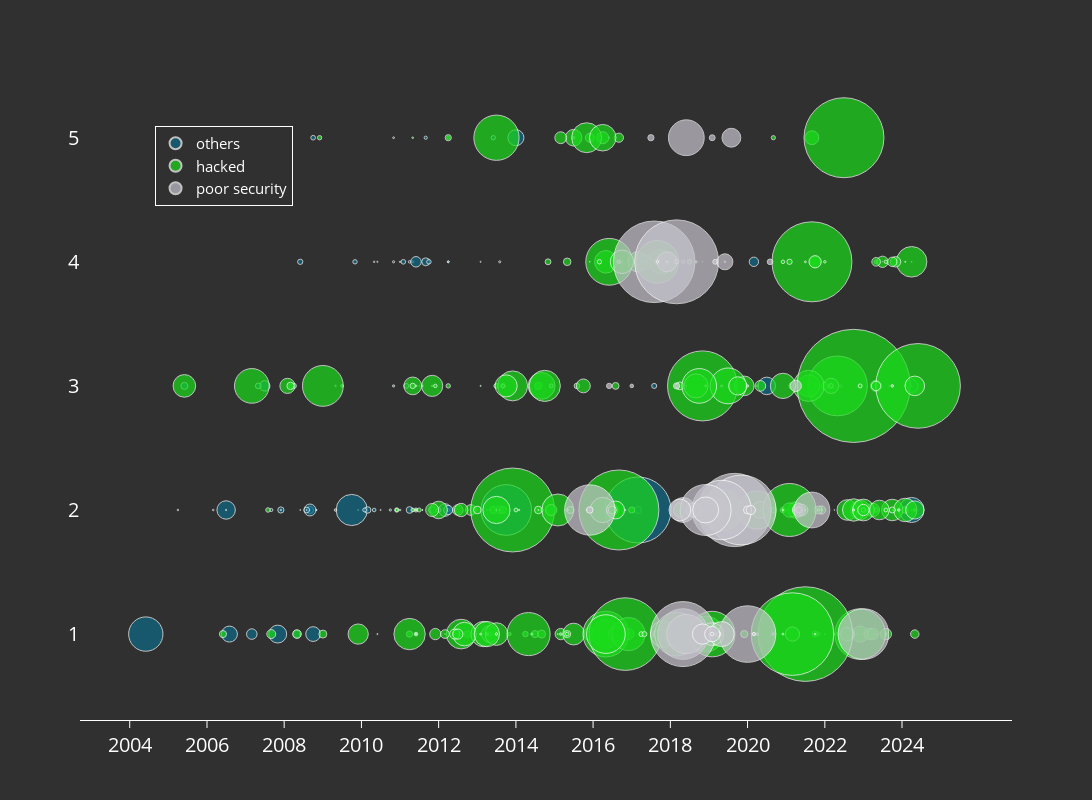

Notebook cell for this chart:
### Markdown cell above
### 2.4.3. Create viz

### Code cell
viz4['method_grouped'] = viz4['method'].apply(
    lambda x: x if ((x == 'hacked') or (x == 'poor security')) else 'others'
)

fig4 = px.scatter(
    viz4,
    x="date",
    y="data sensitivity",
    size="records lost",
    color="method_grouped",
    color_discrete_map={
        "hacked": "#1adc1b",
        "poor security": "#c7c5cd",
        "others": '#0D6986'
    },
    size_max=80
)

fig4.update_layout(
    paper_bgcolor="#303030",
    plot_bgcolor="#303030",
    width=1300,
    height=800,
    xaxis=dict(
        showline=True,
        linecolor='white',
        showgrid=False,
        ticks="outside",
        tickcolor="white",
        ticklen=7,
        tickfont=dict(size=20, color='white'),
        tickvals=[year for year in range(2004, 2025, 2)],
        ticktext=[str(year) for year in range(2004, 2025, 2)],
        title=None
    ),
    yaxis=dict(
        showline=False,
        showgrid=False,
        tickfont=dict(size=20, color='white'),
        title=None
    ),
    legend=dict(
        font=dict(
            size=15,
            color='white'
        ),
        x=0.08,
        y=0.9,
        bgcolor="rgba(0, 0, 0, 0)",
        bordercolor="white",
        borderwidth=1,
        title=dict(
            text="",
            font=dict(
                color='white'
            )
        )
    )
)

fig4.show()

# Export the figure to an image (ensures fixed layout)
pio.write_image(fig4, "viz4/viz4_capstone_NMN.svg", width=1300, height=800)

### Figure 1 — Plotly figure (JSON) as saved in the notebook; plotly's stock layout.template omitted (floating-point values rounded to 4 significant figures; data arrays with more than 128 entries replaced by an {"elided": "..."} marker saying what was removed)
{"data": [{"hovertemplate": "method_grouped=others<br>date=%{x}<br>data sensitivity=%{y}<br>records lost=%{marker.size}<extra></extra>", "legendgroup": "others", "marker": {"color": "#0D6986", "size": [92000000, 13200, 6000000, 800000, 500000, 5000000, 2400000, 2400000, 4500000, 113000, 17000000, 8637405, 25000000, 20000000, 200000, 200000, 26500000, 3950000, 50500, 3000000, 160000, 800000, 11100000, 72000, 4200000, 43000, 3500000, 12367232, 131000, 76000000, 105470, 3300000, 392000, 4243434, 5200000, 700000, 102153, 800000, 6500000, 1800000, 200000000, 170000, 3700000, 340000000, 100000, 150000, 5190396, 4000000, 89000, 97000, 2500000, 84000, 49000000, 1220000, 1023209, 2300000, 2100000, 1000000, 24000000, 2000000, 2000000, 500000, 1900000, 34000, 8500000, 3900000, 2600000, 13400000, 514330, 4901432, 398000, 344579, 100000, 30, 550000, 1600000, 2200000, 6900000, 1700000, 934000, 1500000, 130495, 315000, 228000, 400000, 8600000, 180111, 260000, 1700000, 112000, 1500000, 1100, 20000000, 800000], "sizemode": "area", "sizeref": 156250, "symbol": "circle"}, "mode": "markers", "name": "others", "orientation": "v", "showlegend": true, "type": "scatter", "x": ["2004-06-01T00:00:00", "2023-02-01T00:00:00", "2013-06-01T00:00:00", "2022-05-01T00:00:00", "2020-12-01T00:00:00", "2018-11-01T00:00:00", "2020-09-01T00:00:00", "2019-01-01T00:00:00", "2008-05-01T00:00:00", "2008-06-01T00:00:00", "2008-10-01T00:00:00", "2007-03-01T00:00:00", "2007-11-01T00:00:00", "2006-08-01T00:00:00", "2005-04-01T00:00:00", "2006-03-01T00:00:00", "2006-07-01T00:00:00", "2008-09-01T00:00:00", "2008-09-01T00:00:00", "2007-12-01T00:00:00", "2007-12-01T00:00:00", "2007-09-01T00:00:00", "2008-09-01T00:00:00", "2008-06-01T00:00:00", "2019-06-01T00:00:00", "2011-08-01T00:00:00", "2011-04-01T00:00:00", "2012-03-01T00:00:00", "2009-12-01T00:00:00", "2009-10-01T00:00:00", "2010-07-01T00:00:00", "2010-03-01T00:00:00", "2010-10-01T00:00:00", "2011-11-01T00:00:00", "2020-03-01T00:00:00", "2018-12-01T00:00:00", "2012-04-01T00:00:00", "2012-04-01T00:00:00", "2012-04-01T00:00:00", "2012-01-01T00:00:00", "2013-10-01T00:00:00", "2013-05-01T00:00:00", "2017-03-01T00:00:00", "2017-03-01T00:00:00", "2013-01-01T00:00:00", "2013-07-01T00:00:00", "2014-12-01T00:00:00", "2013-08-01T00:00:00", "2008-11-01T00:00:00", "2008-11-01T00:00:00", "2008-08-01T00:00:00", "2008-08-01T00:00:00", "2024-04-01T00:00:00", "2010-02-01T00:00:00", "2010-05-01T00:00:00", "2023-05-01T00:00:00", "2008-04-01T00:00:00", "2008-03-01T00:00:00", "2020-07-01T00:00:00", "2017-08-01T00:00:00", "2013-09-01T00:00:00", "2022-06-01T00:00:00", "2011-03-01T00:00:00", "2011-07-01T00:00:00", "2007-07-01T00:00:00", "2005-06-01T00:00:00", "2007-05-01T00:00:00", "2024-04-01T00:00:00", "2011-04-01T00:00:00", "2011-09-01T00:00:00", "2010-11-01T00:00:00", "2013-08-01T00:00:00", "2013-02-01T00:00:00", "2015-03-01T00:00:00", "2016-10-01T00:00:00", "2011-10-01T00:00:00", "2008-06-01T00:00:00", "2020-03-01T00:00:00", "2011-02-01T00:00:00", "2018-05-01T00:00:00", "2009-11-01T00:00:00", "2010-06-01T00:00:00", "2012-04-01T00:00:00", "2012-04-01T00:00:00", "2011-05-01T00:00:00", "2011-06-01T00:00:00", "2010-05-01T00:00:00", "2010-11-01T00:00:00", "2008-10-01T00:00:00", "2016-06-01T00:00:00", "2013-06-01T00:00:00", "2016-03-01T00:00:00", "2014-01-01T00:00:00", "2011-09-01T00:00:00"], "xaxis": "x", "y": [1, 1, 1, 1, 1, 1, 1, 1, 1, 1, 1, 1, 1, 1, 2, 2, 2, 2, 2, 2, 2, 2, 2, 2, 2, 2, 2, 2, 2, 2, 2, 2, 2, 2, 2, 2, 2, 2, 2, 2, 2, 2, 2, 2, 2, 2, 2, 2, 2, 2, 2, 2, 2, 2, 2, 2, 3, 3, 3, 3, 3, 3, 3, 3, 3, 3, 3, 3, 4, 4, 4, 4, 4, 4, 4, 4, 4, 4, 4, 4, 4, 4, 4, 4, 4, 4, 4, 5, 5, 5, 5, 5, 5, 5], "yaxis": "y"}, {"hovertemplate": "method_grouped=hacked<br>date=%{x}<br>data sensitivity=%{y}<br>records lost=%{marker.size}<extra></extra>", "legendgroup": "hacked", "marker": {"color": "#1adc1b", "size": {"elided": "337 int values"}, "sizemode": "area", "sizeref": 156250, "symbol": "circle"}, "mode": "markers", "name": "hacked", "orientation": "v", "showlegend": true, "type": "scatter", "x": {"elided": "337 str values"}, "xaxis": "x", "y": {"elided": "337 int values"}, "yaxis": "y"}, {"hovertemplate": "method_grouped=poor security<br>date=%{x}<br>data sensitivity=%{y}<br>records lost=%{marker.size}<extra></extra>", "legendgroup": "poor security", "marker": {"color": "#c7c5cd", "size": [200000000, 200000, 52000, 50000, 200000000, 120000000, 330000000, 32000000, 250000000, 900000, 49000000, 2000000, 18000000, 1000000, 125000, 419000000, 380000000, 14000000, 275265298, 5000000, 6500000, 309000, 48000000, 14800000, 202000000, 52500000, 37000000, 175350, 76000, 133000, 146000, 198000000, 3300000, 13124962, 3000000, 100000000, 4000, 296019, 512000, 10000000, 2200000, 420873, 1000000, 3000000, 520000000, 31000000, 300000, 1300000, 550000000, 1800000, 20000000, 2500000, 540000, 3000000, 100000000, 27800000, 2700000], "sizemode": "area", "sizeref": 156250, "symbol": "circle"}, "mode": "markers", "name": "poor security", "orientation": "v", "showlegend": true, "type": "scatter", "x": ["2023-01-01T00:00:00", "2021-10-01T00:00:00", "2014-06-01T00:00:00", "2015-02-01T00:00:00", "2018-05-01T00:00:00", "2018-06-01T00:00:00", "2018-05-01T00:00:00", "2018-11-01T00:00:00", "2020-01-01T00:00:00", "2020-03-01T00:00:00", "2019-05-01T00:00:00", "2019-04-01T00:00:00", "2019-02-01T00:00:00", "2019-02-01T00:00:00", "2006-07-01T00:00:00", "2019-09-01T00:00:00", "2019-11-01T00:00:00", "2018-09-01T00:00:00", "2019-05-01T00:00:00", "2020-01-01T00:00:00", "2020-02-01T00:00:00", "2018-11-01T00:00:00", "2018-05-01T00:00:00", "2018-08-01T00:00:00", "2018-12-01T00:00:00", "2018-12-01T00:00:00", "2018-04-01T00:00:00", "2011-06-01T00:00:00", "2014-08-01T00:00:00", "2021-12-01T00:00:00", "2014-02-01T00:00:00", "2015-12-01T00:00:00", "2015-12-01T00:00:00", "2021-05-01T00:00:00", "2021-05-01T00:00:00", "2021-09-01T00:00:00", "2020-12-01T00:00:00", "2022-10-01T00:00:00", "2023-10-01T00:00:00", "2021-04-01T00:00:00", "2016-06-01T00:00:00", "2020-01-01T00:00:00", "2017-01-01T00:00:00", "2018-03-01T00:00:00", "2017-08-01T00:00:00", "2017-12-01T00:00:00", "2017-12-01T00:00:00", "2018-03-01T00:00:00", "2018-03-01T00:00:00", "2019-03-01T00:00:00", "2019-06-01T00:00:00", "2020-08-01T00:00:00", "2017-09-01T00:00:00", "2017-07-01T00:00:00", "2018-06-01T00:00:00", "2019-08-01T00:00:00", "2019-02-01T00:00:00"], "xaxis": "x", "y": [1, 1, 1, 1, 1, 1, 1, 1, 1, 1, 1, 1, 1, 1, 2, 2, 2, 2, 2, 2, 2, 2, 2, 2, 2, 2, 2, 2, 2, 2, 2, 2, 2, 2, 2, 2, 2, 2, 3, 3, 3, 3, 3, 3, 4, 4, 4, 4, 4, 4, 4, 4, 4, 5, 5, 5, 5], "yaxis": "y"}], "layout": {"height": 800, "legend": {"bgcolor": "rgba(0, 0, 0, 0)", "bordercolor": "white", "borderwidth": 1, "font": {"color": "white", "size": 15}, "itemsizing": "constant", "title": {"font": {"color": "white"}, "text": ""}, "tracegroupgap": 0, "x": 0.08, "y": 0.9}, "margin": {"t": 60}, "paper_bgcolor": "#303030", "plot_bgcolor": "#303030", "width": 1300, "xaxis": {"anchor": "y", "domain": [0, 1], "linecolor": "white", "showgrid": false, "showline": true, "tickcolor": "white", "tickfont": {"color": "white", "size": 20}, "ticklen": 7, "ticks": "outside", "ticktext": ["2004", "2006", "2008", "2010", "2012", "2014", "2016", "2018", "2020", "2022", "2024"], "tickvals": [2004, 2006, 2008, 2010, 2012, 2014, 2016, 2018, 2020, 2022, 2024], "title": {}}, "yaxis": {"anchor": "x", "domain": [0, 1], "showgrid": false, "showline": false, "tickfont": {"color": "white", "size": 20}, "title": {}}}}
